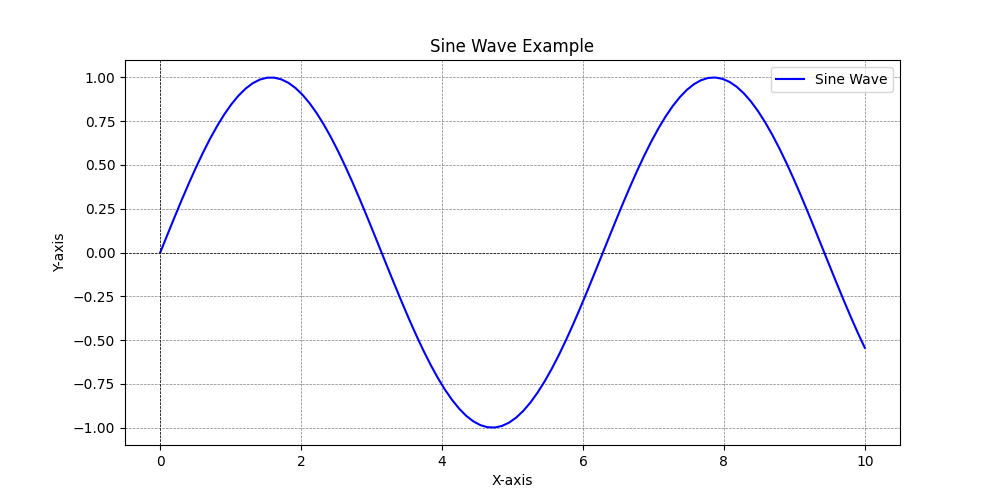

Recreate this plot in Python.
import matplotlib.pyplot as plt
import numpy as np

# Sample data
x = np.linspace(0, 10, 100)  # 100 points from 0 to 10
y = np.sin(x)                 # Sine wave

# Create the line graph
plt.figure(figsize=(10, 5))  # Set the size of the figure
plt.plot(x, y, label='Sine Wave', color='blue')  # Plot the line
plt.title('Sine Wave Example')  # Title of the graph
plt.xlabel('X-axis')             # Label for x-axis
plt.ylabel('Y-axis')             # Label for y-axis
plt.axhline(0, color='black',linewidth=0.5, ls='--')  # Horizontal line at y=0
plt.axvline(0, color='black',linewidth=0.5, ls='--')  # Vertical line at x=0
plt.grid(color = 'gray', linestyle = '--', linewidth = 0.5)  # Add a grid
plt.legend()                     # Show the legend
plt.savefig('sine_wave.png')    # Save the figure
plt.show()                      # Display the graph
